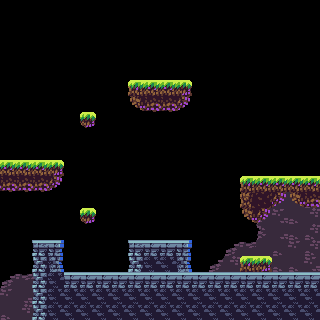

Tiled map render using the project's own tile images. Description and the whole map definition, tile-layer contents included, below:
An orthogonal 20x20 tile map with 16x16 px tiles, 2 tile layers (bg_layer, wall_layer), 2 tilesets and 26 objects (spawn_point, winner_point, ready_zone, exit_room_zone).

<map version="1.5" tiledversion="1.7.0" orientation="orthogonal" renderorder="right-down" width="20" height="20" tilewidth="16" tileheight="16" infinite="0" nextlayerid="6" nextobjectid="20">
 <editorsettings>
  <export target="../../../share/map/endingRoom.json" format="json" />
 </editorsettings>
 <tileset firstgid="1" name="forestTileSet" tilewidth="16" tileheight="16" tilecount="48" columns="8">
  <image source="forestTileSet.png" width="128" height="96" />
  <tile id="0">
   <objectgroup draworder="index" id="2">
    <object id="1" x="0" y="0" width="16" height="16" />
   </objectgroup>
  </tile>
  <tile id="1">
   <objectgroup draworder="index" id="2">
    <object id="1" x="0" y="0" width="16" height="16" />
   </objectgroup>
  </tile>
  <tile id="2">
   <objectgroup draworder="index" id="2">
    <object id="1" x="0" y="0" width="16" height="16" />
   </objectgroup>
  </tile>
  <tile id="3">
   <objectgroup draworder="index" id="2">
    <object id="1" x="0" y="0" width="16" height="16" />
   </objectgroup>
  </tile>
  <tile id="4">
   <objectgroup draworder="index" id="2">
    <object id="1" x="0" y="0" width="16" height="16" />
   </objectgroup>
  </tile>
  <tile id="8">
   <objectgroup draworder="index" id="2">
    <object id="1" x="0" y="0" width="16" height="16" />
   </objectgroup>
  </tile>
  <tile id="9">
   <objectgroup draworder="index" id="2">
    <object id="1" x="0" y="0" width="16" height="16" />
   </objectgroup>
  </tile>
  <tile id="10">
   <objectgroup draworder="index" id="2">
    <object id="1" x="0" y="0" width="16" height="16" />
   </objectgroup>
  </tile>
  <tile id="16">
   <objectgroup draworder="index" id="2">
    <object id="1" x="2" y="0" width="14" height="15" />
   </objectgroup>
  </tile>
  <tile id="17">
   <objectgroup draworder="index" id="2">
    <object id="1" x="0" y="0" width="16" height="16" />
   </objectgroup>
  </tile>
  <tile id="18">
   <objectgroup draworder="index" id="2">
    <object id="1" x="0" y="0" width="14" height="15" />
   </objectgroup>
  </tile>
  <tile id="19">
   <objectgroup draworder="index" id="2">
    <object id="1" x="0" y="0" width="16" height="16" />
   </objectgroup>
  </tile>
  <tile id="20">
   <objectgroup draworder="index" id="2">
    <object id="1" x="0" y="0" width="16" height="16" />
   </objectgroup>
  </tile>
  <tile id="21">
   <objectgroup draworder="index" id="2">
    <object id="1" x="0" y="0" width="16" height="16" />
   </objectgroup>
  </tile>
  <tile id="29">
   <objectgroup draworder="index" id="2">
    <object id="1" x="0" y="0" width="16" height="16" />
   </objectgroup>
  </tile>
  <tile id="30">
   <objectgroup draworder="index" id="2">
    <object id="1" x="0" y="0" width="16" height="16" />
   </objectgroup>
  </tile>
  <tile id="31">
   <objectgroup draworder="index" id="2">
    <object id="1" x="0" y="0" width="16" height="16" />
   </objectgroup>
  </tile>
  <tile id="37">
   <objectgroup draworder="index" id="2">
    <object id="1" x="0" y="0" width="16" height="16" />
   </objectgroup>
  </tile>
  <tile id="38">
   <objectgroup draworder="index" id="2">
    <object id="1" x="0" y="0" width="16" height="16" />
   </objectgroup>
  </tile>
  <tile id="39">
   <objectgroup draworder="index" id="2">
    <object id="1" x="0" y="0" width="16" height="16" />
   </objectgroup>
  </tile>
 </tileset>
 <tileset firstgid="49" name="ghost_tileset" tilewidth="16" tileheight="16" tilecount="256" columns="16">
  <image source="ghost_tileset.png" width="256" height="256" />
 </tileset>
 <layer id="3" name="bg_layer" width="20" height="20">
  <data encoding="csv">
0,0,0,0,0,0,0,0,0,0,0,0,0,0,0,0,0,0,0,0,
0,0,0,0,0,0,0,0,0,0,0,0,0,0,0,0,0,0,0,0,
0,0,0,0,0,0,0,0,0,0,0,0,0,0,0,0,0,0,0,0,
0,0,0,0,0,0,0,0,0,0,0,0,0,0,0,0,0,0,0,0,
0,0,0,0,0,0,0,0,0,0,0,0,0,0,0,0,0,0,0,0,
0,0,0,0,0,0,0,0,0,0,0,0,0,0,0,0,0,0,0,0,
0,0,0,0,0,0,0,0,0,0,0,0,0,0,0,0,0,0,0,0,
0,0,0,0,0,0,0,0,0,0,0,0,0,0,0,0,0,0,0,0,
0,0,0,0,0,0,0,0,0,0,0,0,0,0,0,0,0,0,0,0,
0,0,0,0,0,0,0,0,0,0,0,0,0,0,0,0,0,0,0,0,
0,0,0,0,0,0,0,0,0,0,0,0,0,0,0,0,0,0,0,0,
0,0,0,0,0,0,0,0,0,0,0,0,0,0,0,0,0,0,0,27,
0,0,0,0,0,0,0,0,0,0,0,0,0,0,0,0,34,34,29,44,
0,0,0,0,0,0,0,0,0,0,0,0,0,0,0,0,33,45,36,29,
0,0,0,0,0,0,0,0,0,0,0,0,0,0,0,0,33,37,36,44,
0,0,0,0,0,0,0,0,0,0,0,0,0,0,0,25,34,36,28,44,
0,0,0,0,0,0,0,0,0,0,0,0,0,25,29,44,29,36,36,45,
25,26,28,0,0,0,0,0,0,0,0,0,0,0,0,0,0,0,0,0,
28,37,36,0,0,0,0,0,0,0,0,0,0,0,0,0,0,0,0,0,
36,29,44,0,0,0,0,0,0,0,0,0,0,0,0,0,0,0,0,0
</data>
 </layer>
 <layer id="1" name="wall_layer" width="20" height="20">
  <data encoding="csv">
0,0,0,0,0,0,0,0,0,0,0,0,0,0,0,0,0,0,0,0,
0,0,0,0,0,0,0,0,0,0,0,0,0,0,0,0,0,0,0,0,
0,0,0,0,0,0,0,0,0,0,0,0,0,0,0,0,0,0,0,0,
0,0,0,0,0,0,0,0,0,0,0,0,0,0,0,0,0,0,0,0,
0,0,0,0,0,0,0,0,0,0,0,0,0,0,0,0,0,0,0,0,
0,0,0,0,0,0,0,0,1,2,2,3,0,0,0,0,0,0,0,0,
0,0,0,0,0,0,0,0,17,18,18,19,0,0,0,0,0,0,0,0,
0,0,0,0,0,22,0,0,0,0,0,0,0,0,0,0,0,0,0,0,
0,0,0,0,0,0,0,0,0,0,0,0,0,0,0,0,0,0,0,0,
0,0,0,0,0,0,0,0,0,0,0,0,0,0,0,0,0,0,0,0,
2,2,2,3,0,0,0,0,0,0,0,0,0,0,0,0,0,0,0,0,
18,18,18,19,0,0,0,0,0,0,0,0,0,0,0,1,2,2,2,2,
0,0,0,0,0,0,0,0,0,0,0,0,0,0,0,9,10,19,17,18,
0,0,0,0,0,22,0,0,0,0,0,0,0,0,0,17,19,0,0,0,
0,0,0,0,0,0,0,0,0,0,0,0,0,0,0,0,0,0,0,0,
0,0,30,32,0,0,0,0,30,31,31,32,0,0,25,26,0,0,0,0,
0,0,38,40,0,0,0,0,38,39,39,40,0,0,0,1,3,0,0,0,
0,0,38,39,31,31,31,31,31,31,31,31,31,31,31,31,31,31,31,31,
0,0,38,39,39,39,39,39,39,39,39,39,39,39,39,39,39,39,39,39,
0,0,38,39,39,39,39,39,39,39,39,39,39,39,39,39,39,39,39,39
</data>
 </layer>
 <objectgroup id="2" name="info_layer">
  <object id="1" name="spawn_point" x="133.69" y="205.882">
   <point />
  </object>
  <object id="8" name="winner_point" x="248.128" y="144.92">
   <point />
  </object>
 </objectgroup>
 <objectgroup id="4" name="sensor_layer">
  <object id="7" name="ready_zone" x="266.311" y="189.84" width="54.0107" height="85.5616" />
  <object id="10" name="exit_room_zone" x="-5.88235" y="280.749" width="44.385" height="42.246" />
 </objectgroup>
 <objectgroup id="5" name="text_layer">
  <object id="18" x="202.811" y="222.129" width="28.6022" height="14.5657">
   <text fontfamily=".AppleSystemUIFont" pixelsize="10" wrap="1">ready</text>
  </object>
  <object id="19" x="40.5117" y="222.664" width="17.3723" height="14.5657">
   <text fontfamily=".AppleSystemUIFont" pixelsize="10" wrap="1">exit</text>
  </object>
 </objectgroup>
</map>
